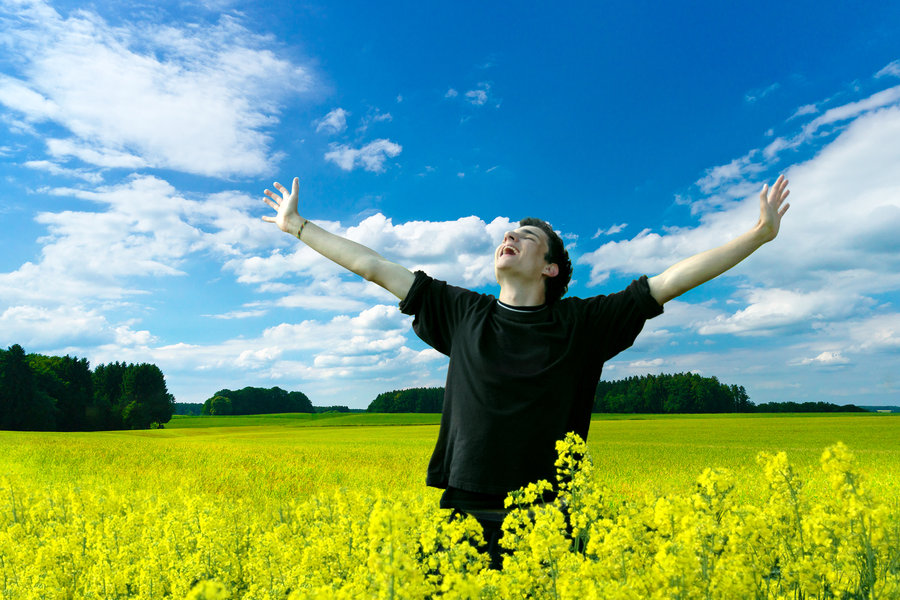
#> input picture man.jpg, 900 x 600 px
$ python kamera.py
#> lines starting #> are read from the running program, lines starting #| are printed output that depends on the picture
import cv2
import numpy as np

def apply_magic_frame(image_path):
    # Görüntüyü oku
#> called with image_path = 'man.jpg'
    image = cv2.imread(image_path)
#> image is the input picture: shape (600, 900, 3); mean B, G, R 133.6, 160.6, 114.8

    # Mavi renkli bir çerçeve oluştur
    magic_frame = np.zeros_like(image)
    magic_frame[:] = [255, 0, 0]  # Mavi renk (BGR formatında)

    # Görüntüyü ve sihirli çerçeveyi birleştir
    magic_image = cv2.addWeighted(image, 0.7, magic_frame, 0.3, 0)
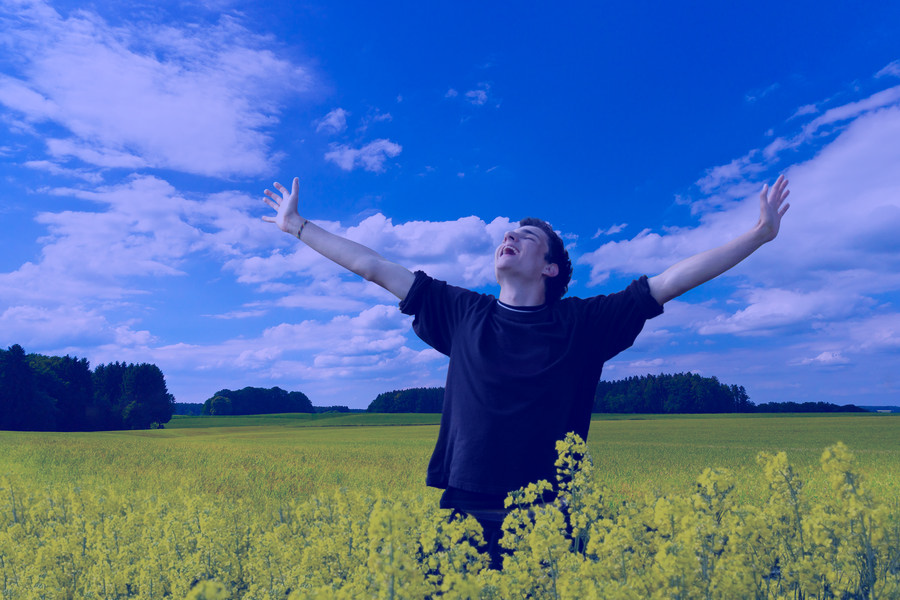
#> magic_image: shape (600, 900, 3); mean B, G, R 170, 112.4, 80.3

    # Görüntüyü ekranda göster
    cv2.imshow('Original Image', image)
    cv2.imshow('Magic Frame Effect', magic_image)

    # Pencere kapatmak için bekleyin
    cv2.waitKey(0)
    cv2.destroyAllWindows()

# Fonksiyonu kullanarak örnek görüntü üzerine uygula
apply_magic_frame('man.jpg')
